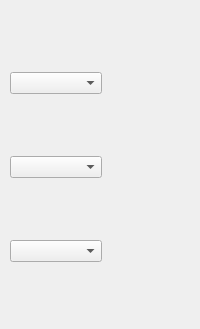
        <widget class="QWidget" name="tabDraft">
         <attribute name="title">
          <string>Draft</string>
         </attribute>
         <layout class="QHBoxLayout" name="horizontalLayout_4">
          <property name="spacing">
           <number>5</number>
          </property>
          <property name="leftMargin">
           <number>10</number>
          </property>
          <property name="topMargin">
           <number>45</number>
          </property>
          <property name="rightMargin">
           <number>10</number>
          </property>
          <property name="bottomMargin">
           <number>10</number>
          </property>
          <item>
           <layout class="QVBoxLayout" name="draftVerticalLayout">
            <item>
             <layout class="QHBoxLayout" name="draftHorizontalLayout">
              <item>
               <widget class="QPushButton" name="refreshDraftButton">
                <property name="toolTip">
                 <string>Rescan cards</string>
                </property>
                <property name="text">
                 <string/>
                </property>
                <property name="icon">
                 <iconset>
                  <normalon>:/Images/refresh.png</normalon>
                 </iconset>
                </property>
                <property name="iconSize">
                 <size>
                  <width>32</width>
                  <height>32</height>
                 </size>
                </property>
                <property name="flat">
                 <bool>true</bool>
                </property>
               </widget>
              </item>
              <item>
               <widget class="QLabel" name="labelDeckScore">
                <property name="text">
                 <string/>
                </property>
               </widget>
              </item>
              <item>
               <spacer name="horizontalSpacer">
                <property name="orientation">
                 <enum>Qt::Horizontal</enum>
                </property>
                <property name="sizeHint" stdset="0">
                 <size>
                  <width>40</width>
                  <height>20</height>
                 </size>
                </property>
               </spacer>
              </item>
             </layout>
            </item>
            <item>
             <widget class="QComboBox" name="comboBoxCard1"/>
            </item>
            <item>
             <widget class="QLabel" name="labelLFscore1">
              <property name="sizePolicy">
               <sizepolicy hsizetype="Preferred" vsizetype="Preferred">
                <horstretch>0</horstretch>
                <verstretch>0</verstretch>
               </sizepolicy>
              </property>
              <property name="text">
               <string/>
              </property>
              <property name="alignment">
               <set>Qt::AlignCenter</set>
              </property>
             </widget>
            </item>
            <item>
             <widget class="QLabel" name="labelHSRscore1">
              <property name="text">
               <string/>
              </property>
              <property name="alignment">
               <set>Qt::AlignCenter</set>
              </property>
             </widget>
            </item>
            <item>
             <widget class="QLabel" name="labelHAscore1">
              <property name="text">
               <string/>
              </property>
              <property name="alignment">
               <set>Qt::AlignCenter</set>
              </property>
             </widget>
            </item>
            <item>
             <widget class="QComboBox" name="comboBoxCard2"/>
            </item>
            <item>
             <widget class="QLabel" name="labelLFscore2">
              <property name="sizePolicy">
               <sizepolicy hsizetype="Preferred" vsizetype="Preferred">
                <horstretch>0</horstretch>
                <verstretch>0</verstretch>
               </sizepolicy>
              </property>
              <property name="text">
               <string/>
              </property>
              <property name="alignment">
               <set>Qt::AlignCenter</set>
              </property>
             </widget>
            </item>
            <item>
             <widget class="QLabel" name="labelHSRscore2">
              <property name="text">
               <string/>
              </property>
              <property name="alignment">
               <set>Qt::AlignCenter</set>
              </property>
             </widget>
            </item>
            <item>
             <widget class="QLabel" name="labelHAscore2">
              <property name="text">
               <string/>
              </property>
              <property name="alignment">
               <set>Qt::AlignCenter</set>
              </property>
             </widget>
            </item>
            <item>
             <widget class="QComboBox" name="comboBoxCard3"/>
            </item>
            <item>
             <widget class="QLabel" name="labelLFscore3">
              <property name="sizePolicy">
               <sizepolicy hsizetype="Preferred" vsizetype="Preferred">
                <horstretch>0</horstretch>
                <verstretch>0</verstretch>
               </sizepolicy>
              </property>
              <property name="text">
               <string/>
              </property>
              <property name="alignment">
               <set>Qt::AlignCenter</set>
              </property>
             </widget>
            </item>
            <item>
             <widget class="QLabel" name="labelHSRscore3">
              <property name="text">
               <string/>
              </property>
              <property name="alignment">
               <set>Qt::AlignCenter</set>
              </property>
             </widget>
            </item>
            <item>
             <widget class="QLabel" name="labelHAscore3">
              <property name="text">
               <string/>
              </property>
              <property name="alignment">
               <set>Qt::AlignCenter</set>
              </property>
             </widget>
            </item>
            <item>
             <spacer name="draftVerticalSpacer">
              <property name="orientation">
               <enum>Qt::Vertical</enum>
              </property>
              <property name="sizeType">
               <enum>QSizePolicy::Expanding</enum>
              </property>
              <property name="sizeHint" stdset="0">
               <size>
                <width>0</width>
                <height>0</height>
               </size>
              </property>
             </spacer>
            </item>
           </layout>
          </item>
          <item>
           <spacer name="draftHorizontalSpacer">
            <property name="orientation">
             <enum>Qt::Horizontal</enum>
            </property>
            <property name="sizeHint" stdset="0">
             <size>
              <width>40</width>
              <height>20</height>
             </size>
            </property>
           </spacer>
          </item>
         </layout>
        </widget>
